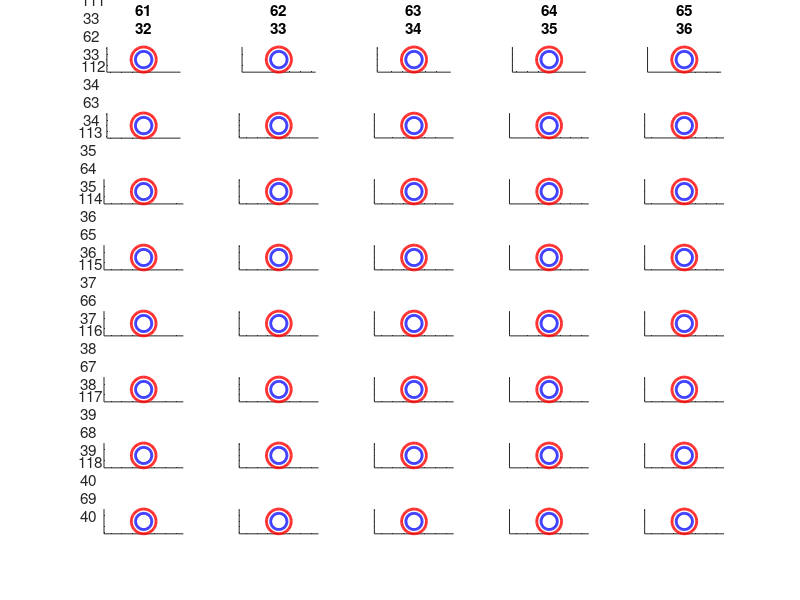

Source code (MATLAB): (Note: this script raises an error after producing the figure.)
clear; clc; close all;

mu_sun = 132712000000;                    % [km^3 s^-2]

r_earth_sun = 149.6e6;                    % [km]
r_mars_sun = 227.9e6;                     % [km]

T_earth = 2*pi * sqrt(r_earth_sun^3 / mu_sun);
T_mars = 2*pi * sqrt(r_mars_sun^3 / mu_sun);

T_ratio = T_mars / T_earth;

T_transfer = T_ratio * 3600*24*365;

S = 1 / (1/T_earth - 1/T_mars);

ns = 1:8;

thetas = linspace(0, 2*pi, 100);

max_revs = 5;

for i = 1:length(ns)
    subplot(length(ns), max_revs, 1+(i-1)*max_revs)
    ylabel("n = " + i)
    for j = 1:max_revs
        if i == 1
            subplot(length(ns), max_revs, 1+(i-1)*max_revs + j-1)
            title("R = " + (j-1))
        end

        figure(1)
        subplot(length(ns), max_revs, (i-1)*max_revs + j)
        hold on
        plot(r_earth_sun*cos(thetas), r_earth_sun*sin(thetas), 'b', 'LineWidth', 2)
        plot(r_mars_sun*cos(thetas), r_mars_sun*sin(thetas), 'r', 'LineWidth', 2)

        % plot(0, 0, '.y', 'MarkerSize', 80)

        set(gca, 'XTickLabel', {});
        set(gca, 'YTickLabel', {});

        hYLabel = get(gca, 'YLabel');
        set(hYLabel, 'Rotation', 0);
        axis equal
    end
end

for i = 1:length(ns)

    n = ns(i);

    tof = n*S;

    R1 = r_earth_sun * [1; 0; 0];
    omega_earth = 2*pi / T_earth;   % rad/s
    theta = omega_earth * tof;      % radians
    R2 = r_earth_sun * [cos(2*pi*tof/T_earth); sin(2*pi*tof/T_earth); 0];

    [v_D_list, v_A_list] = lambert(R1, R2, tof, mu_sun, 1200, 1000);

    sqr = ceil(sqrt(length(v_D_list)));
    sqr1 = ceil(length(v_D_list) / sqr);

    for z=1:width(v_D_list)
        figure(1)

        v_D = v_D_list{z};

        T = orbital_period(R1, v_D_list{z}, mu_sun);
        revs = tof / T;
        if imag(tof) ~= 0 || revs > max_revs
            continue
        end

        subplot(length(ns), max_revs, 1+(i-1)*max_revs + floor(revs))

        plot_orbit_from_state(R1, v_D, mu_sun, '-k', 1); hold on

        axis equal

        axis('padded');
    end
end

sgtitle("Earth Cycler Orbits from Lambert's Problem")
fontsize(16,"points")


function T = orbital_period(r_vec, v_vec, mu)
r = norm(r_vec);
v = norm(v_vec);
epsilon = v^2/2 - mu/r;
a = -mu/(2*epsilon);
T = 2*pi*sqrt(a^3/mu);
end
